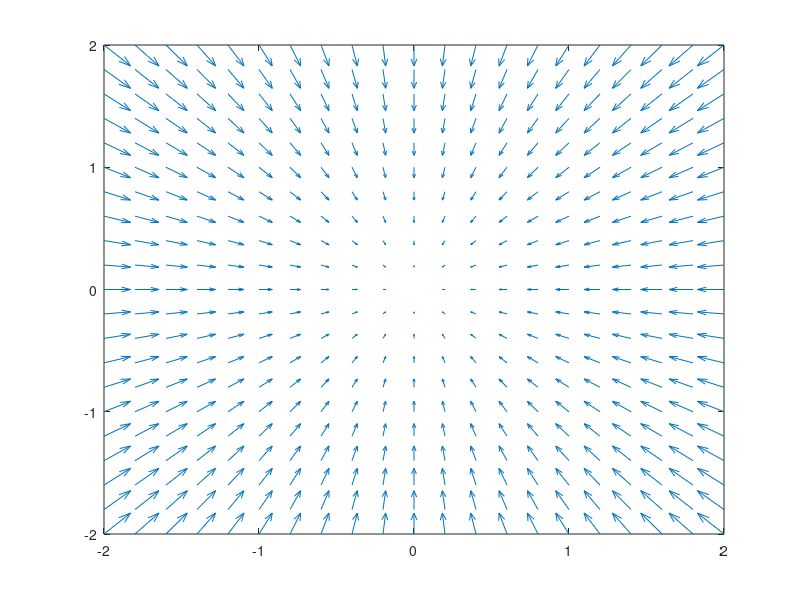

MATLAB code for this plot: (Note: this script raises an error after producing the figure.)
%% quiver
[x,y] = meshgrid(-2:0.2:2,-2:0.2:2);
u = -1.*x;
v = -1.*y;

figure
quiver(x,y,u,v)


%% vectorline
syms x y 
F = [-y, x]; 
vectline(F,[x,y],[-1,1,-1,1])


%% streamslice
load wind

figure
streamslice(x,y,z,u,v,w,[],[],[5])
axis tight